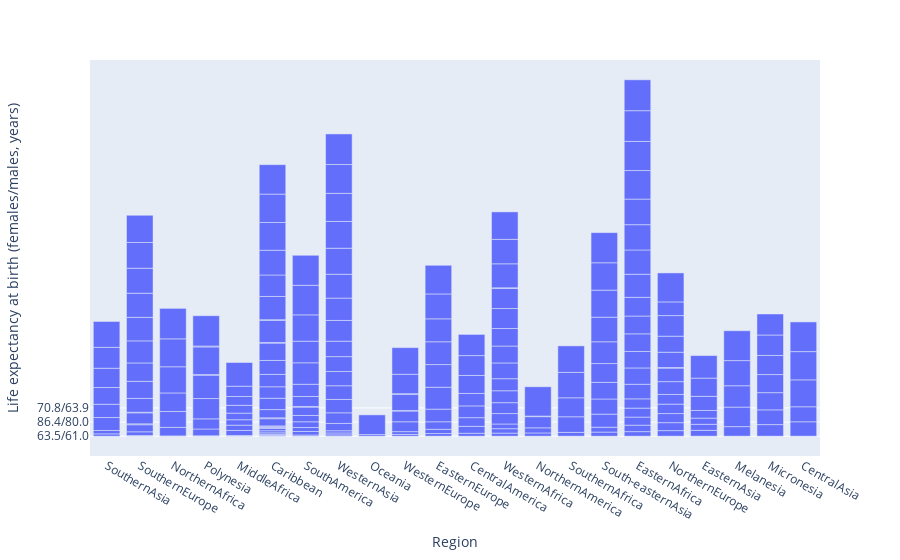

Notebook source saved alongside this figure:
### Code cell
fig = px.bar(df1,x='Region',y='Life expectancy at birth (females/males, years)')
fig.show()

### Figure 1 — Plotly figure (JSON) as saved in the notebook; plotly's stock layout.template omitted (floating-point values rounded to 4 significant figures; data arrays with more than 128 entries replaced by an {"elided": "..."} marker saying what was removed)
{"data": [{"alignmentgroup": "True", "hovertemplate": "Region=%{x}<br>Life expectancy at birth (females/males, years)=%{y}<extra></extra>", "legendgroup": "", "marker": {"color": "#636efa", "pattern": {"shape": ""}}, "name": "", "offsetgroup": "", "orientation": "v", "showlegend": false, "textposition": "auto", "type": "bar", "x": {"elided": "229 str values"}, "xaxis": "x", "y": {"elided": "229 str values"}, "yaxis": "y"}], "layout": {"barmode": "relative", "legend": {"tracegroupgap": 0}, "margin": {"t": 60}, "xaxis": {"anchor": "y", "domain": [0, 1], "title": {"text": "Region"}}, "yaxis": {"anchor": "x", "domain": [0, 1], "title": {"text": "Life expectancy at birth (females/males, years)"}}}}
